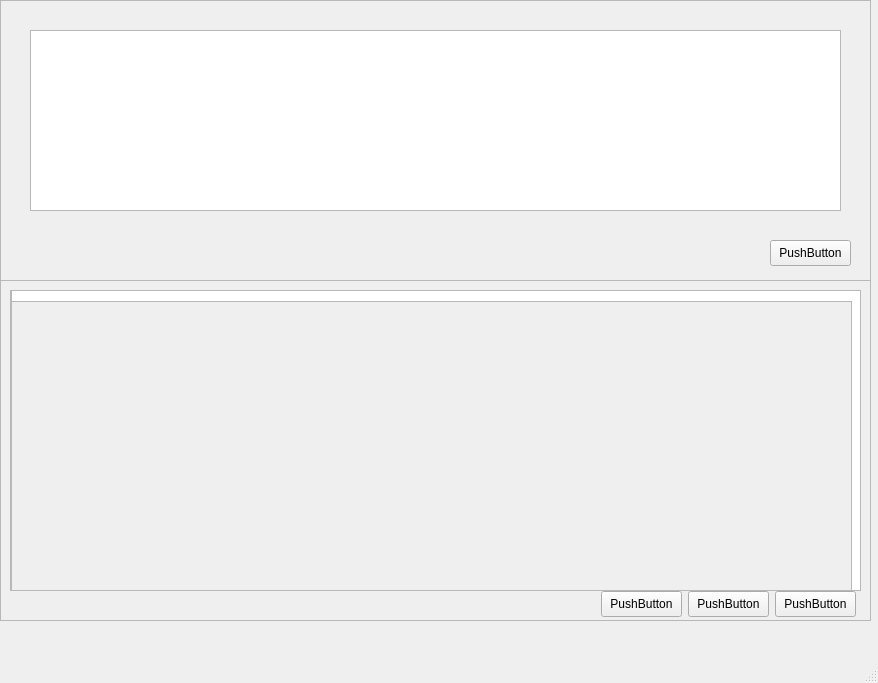
<?xml version="1.0" encoding="UTF-8"?>
<ui version="4.0">
 <class>MainWindow</class>
 <widget class="QMainWindow" name="MainWindow">
  <property name="geometry">
   <rect>
    <x>0</x>
    <y>0</y>
    <width>878</width>
    <height>683</height>
   </rect>
  </property>
  <property name="windowTitle">
   <string>MainWindow</string>
  </property>
  <widget class="QWidget" name="centralwidget">
   <widget class="QFrame" name="frame">
    <property name="geometry">
     <rect>
      <x>0</x>
      <y>280</y>
      <width>871</width>
      <height>341</height>
     </rect>
    </property>
    <property name="frameShape">
     <enum>QFrame::Shape::StyledPanel</enum>
    </property>
    <property name="frameShadow">
     <enum>QFrame::Shadow::Raised</enum>
    </property>
    <widget class="QPushButton" name="pushButton_3">
     <property name="geometry">
      <rect>
       <x>601</x>
       <y>311</y>
       <width>81</width>
       <height>26</height>
      </rect>
     </property>
     <property name="text">
      <string>PushButton</string>
     </property>
    </widget>
    <widget class="QPushButton" name="pushButton_2">
     <property name="geometry">
      <rect>
       <x>775</x>
       <y>311</y>
       <width>81</width>
       <height>26</height>
      </rect>
     </property>
     <property name="text">
      <string>PushButton</string>
     </property>
    </widget>
    <widget class="QPushButton" name="pushButton">
     <property name="geometry">
      <rect>
       <x>688</x>
       <y>311</y>
       <width>81</width>
       <height>26</height>
      </rect>
     </property>
     <property name="text">
      <string>PushButton</string>
     </property>
    </widget>
    <widget class="QScrollArea" name="scrollArea">
     <property name="geometry">
      <rect>
       <x>10</x>
       <y>10</y>
       <width>851</width>
       <height>301</height>
      </rect>
     </property>
     <property name="widgetResizable">
      <bool>true</bool>
     </property>
     <widget class="QWidget" name="scrollAreaWidgetContents">
      <property name="geometry">
       <rect>
        <x>0</x>
        <y>0</y>
        <width>847</width>
        <height>297</height>
       </rect>
      </property>
      <widget class="QColumnView" name="columnView">
       <property name="geometry">
        <rect>
         <x>0</x>
         <y>-10</y>
         <width>851</width>
         <height>311</height>
        </rect>
       </property>
      </widget>
      <widget class="QPlainTextEdit" name="plainTextEdit">
       <property name="enabled">
        <bool>false</bool>
       </property>
       <property name="geometry">
        <rect>
         <x>0</x>
         <y>10</y>
         <width>841</width>
         <height>291</height>
        </rect>
       </property>
      </widget>
     </widget>
    </widget>
    <zorder>scrollArea</zorder>
    <zorder>pushButton_3</zorder>
    <zorder>pushButton_2</zorder>
    <zorder>pushButton</zorder>
   </widget>
   <widget class="QFrame" name="frame_2">
    <property name="geometry">
     <rect>
      <x>0</x>
      <y>0</y>
      <width>871</width>
      <height>281</height>
     </rect>
    </property>
    <property name="frameShape">
     <enum>QFrame::Shape::StyledPanel</enum>
    </property>
    <property name="frameShadow">
     <enum>QFrame::Shadow::Raised</enum>
    </property>
    <widget class="QTextEdit" name="textEdit">
     <property name="geometry">
      <rect>
       <x>30</x>
       <y>30</y>
       <width>811</width>
       <height>181</height>
      </rect>
     </property>
    </widget>
    <widget class="QPushButton" name="pushButton_4">
     <property name="geometry">
      <rect>
       <x>770</x>
       <y>240</y>
       <width>81</width>
       <height>26</height>
      </rect>
     </property>
     <property name="text">
      <string>PushButton</string>
     </property>
    </widget>
   </widget>
  </widget>
  <widget class="QMenuBar" name="menubar">
   <property name="enabled">
    <bool>true</bool>
   </property>
   <property name="geometry">
    <rect>
     <x>0</x>
     <y>0</y>
     <width>878</width>
     <height>33</height>
    </rect>
   </property>
  </widget>
  <widget class="QStatusBar" name="statusbar"/>
 </widget>
 <resources/>
 <connections/>
</ui>
